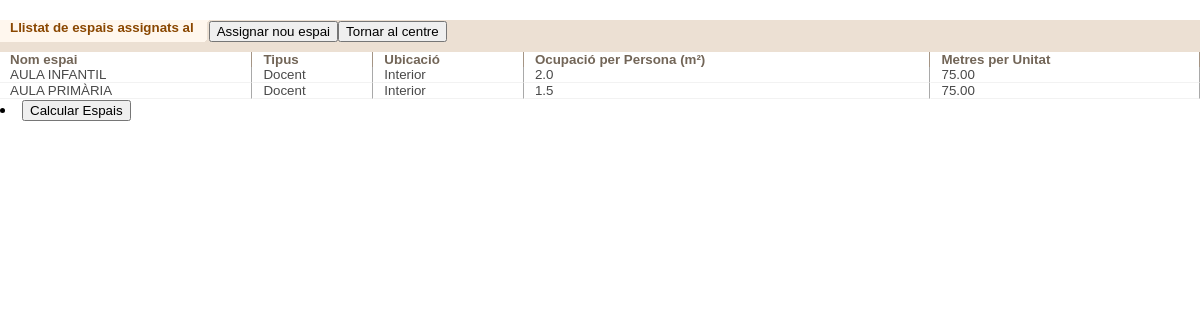
Screenshot of /espai/espaiCentreList.php?id_centre=854 with the database file from the repository.
### tables this page shows
CREATE TABLE `assignar_espais` (
  `num_unitats` int(11) NOT NULL,
  `num_alumnes_infantil` int(11) DEFAULT 0,
  `num_alumnes_primaria` int(11) DEFAULT 0,
  `num_alumnes_eso` int(11) DEFAULT 0,
  `num_alumnes_batx` int(11) DEFAULT 0,
  `num_alumnes_fp` int(11) DEFAULT 0,
  `preu_metre_construit` decimal(10,2) NOT NULL,
  `id_centre` int(11) NOT NULL,
  `id_espai` int(11) NOT NULL
);

CREATE TABLE `espai` (
  `codi` int(11) NOT NULL,
  `nom` varchar(255) DEFAULT NULL,
  `tipus` varchar(255) DEFAULT NULL,
  `ubicacio` varchar(255) DEFAULT NULL,
  `ocupacio_per_persona` decimal(11,1) DEFAULT NULL,
  `metres_per_unitat` decimal(11,2) DEFAULT NULL
);

### espai/espaiCentreList.php (the view, shortened to what this page needs)
<!DOCTYPE html>
<?php
	include '../connectarBD.php';
	$idCentre = isset($_GET['id_centre']) ? intval($_GET['id_centre']) : 0;
	$nomCentre = isset($_GET['nom_centre']) ? htmlspecialchars($_GET['nom_centre']) : '';
	$sql = "
		SELECT
			id_espai,
			nom AS nom_espai,
			tipus,
			ubicacio,
			ocupacio_per_persona,
			metres_per_unitat
		FROM assignar_espais,espai
		WHERE assignar_espais.id_espai = espai.codi and
			assignar_espais.id_centre = ? ";
	$stmt = $connexio->prepare($sql);
	$stmt->bind_param("i", $idCentre);
	$stmt->execute();
	$resultat = $stmt->get_result();
?>
<html>
<head>
	<link rel="stylesheet" href="css/estilos.css" type="text/css" />
</head>
<body class="contenido" onload="ocultarFondoPrincipal();">
<form name="entidad">
<ul class="botoneraListado" style="margin-top: 20px">
	<li class="tituloListado">Llistat de espais assignats al <b><?php echo $nomCentre?></b></li>
	<li class="fondoBotoneraListado">
		<input type="button" class="boton" value="Assignar nou espai" onclick="location.href='espaiCentreForm.php?id_centre=<?php echo $idCentre ?>'">
    </li>
	<li class="volverFicha">
		<button type="button" class="boton"onclick="location.href='centreForm.php?id=<?php echo $idCentre ?>'">Tornar al centre</button>
	</li>
</ul>
<div class="espacioMarronClaro"></div>
<div id="cuerpo" class="scroll_total">
<table class="listado" cellpadding="0" cellspacing="0" width="100%">
	<thead>
		<tr>
			<th class="campoCabeceraListadoInicial">Nom espai</th>
			<th class="campoCabeceraListado">Tipus</th>
			<th class="campoCabeceraListado">Ubicació</th>
			<th class="campoCabeceraListado">Ocupació per Persona (m²)</th>
			<th class="campoCabeceraListado">Metres per Unitat</th>
		</tr>
	</thead>
	<tbody>
	<?php
            if ($resultat->num_rows > 0) {
                while ($fila = $resultat->fetch_assoc()) {
					echo "<tr onclick=\"window.location.href='espaiCentreForm.php?id_centre=" . $idCentre . "&nom_centre=" . $nomCentre . "&id_espai=" . $fila["id_espai"] . "'\">";
                    echo "<td class='campoListadoInicial'>" . $fila["nom_espai"] . "</td>";
                    echo "<td class='campoListado'>" . $fila["tipus"] . "</td>";
					echo "<td class='campoListado'>" . $fila["ubicacio"] . "</td>";
					echo "<td class='campoListado'>" . $fila["ocupacio_per_persona"] . "</td>";
                    echo "<td class='campoListado'>" . $fila["metres_per_unitat"] . "</td>";
                    echo "</a></tr>";
                }
            } else {
                echo "<tr><td colspan='5'>No s'han trobat resultats.</td></tr>";
            }
            ?>
	</tbody>
</table>
</div>
</form>
<li class="fondoBotoneraFicha">
	<button type="button" class="boton" onclick="location.href='calculEspais.php?id_centre=<?= htmlspecialchars($idCentre) ?>&nom_centre=<?= htmlspecialchars($nomCentre) ?>'">
		Calcular Espais
	</button>
</li>
</body>
</html>

### css/estilos.css (style rules this page uses)
body.contenido { margin:0px; font-family:arial; background-color:transparent; }
.boton { font-size:10pt; margin:1px 0px 0px 0px; }
.espacioMarronClaro { background-color:#ece0d3; height:10px; width:100%; clear:both; }
.botoneraListado { list-style:none; margin:0px; padding:0px; width:100%; height:22px; background-color:#ece0d3; }
.tituloListado { font-size:10pt; font-weight:bold; white-space:nowrap; color:#8a4700; padding:0px 15px 0px 10px; background:#FFF7EE url(../imagenes/remateRightTituloListado.gif) no-repeat right; float:left; height:22px; }
.fondoBotoneraListado { background-color:#ece0d3; float:left; height:22px; margin:0px auto; }
.listado { clear:both; background-color:#ffffff; margin:0px; padding:0px; }
.campoCabeceraListadoInicial { font-size:10pt; color:#726557; border-right:1px solid #A59585; padding:0px 0px 0px 10px; text-align:left; }
.campoCabeceraListado { font-size:10pt; color:#726557; border-right:1px solid #A59585; border-left:1px solid #ffffff; padding:0px 0px 0px 10px; text-align:left; }
.campoListadoInicial { font-size:10pt; color:#494949; border-right:1px solid #a9a9a9; border-bottom:1px solid #f2f2f2; padding:0px 0px 0px 10px; cursor:pointer; }
.campoListado { font-size:10pt; color:#494949; border-right:1px solid #a9a9a9; border-left:1px solid #ffffff; border-bottom:1px solid #f2f2f2; padding:0px 0px 0px 10px; cursor:pointer; }
.scroll_total { width:100%; }

### rows the page displays
assignar_espais: id_espai.nom "AULA INFANTIL", id_espai.tipus "Docent", id_espai.ubicacio "Interior", id_espai.ocupacio_per_persona "2.0", id_espai.metres_per_unitat "75.00"
assignar_espais: id_espai.nom "AULA PRIMÀRIA", id_espai.tipus "Docent", id_espai.ubicacio "Interior", id_espai.ocupacio_per_persona "1.5", id_espai.metres_per_unitat "75.00"
